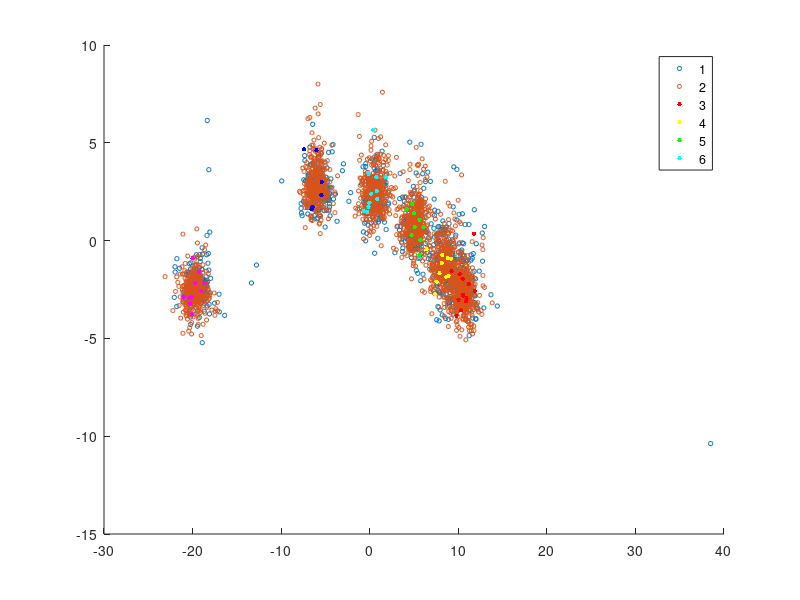

Write MATLAB code to recreate this figure. (Note: this script raises an error after producing the figure.)
% 8DOF data visual example
% Code written by Lawrence Bull
clearvars
close all; clc;
addpath('MoChen_logPdf') % add Mo Chen's log pdf code

%% load training and test data
load('data.mat') % the simulated data from the MSSP paper
% x, y -> training data
% x_test, y_test -> test data


Y = unique(y); % label space
% split into labelled unlabelled sets
N = size(x,1);
n = floor(.03*N); % no# labelled data (3 % of training data)
m = size(x,1) - n; % no# of unlabelled data
idx = sort(randperm(N,n));
x_l = x(idx,:); % labelled observations
y_l = y(idx,:);
x_u = x(setdiff(1:N, idx),:); % unlabelled observations (hidden labels)
% y_u = y(setdiff(1:N, idx));
k = length(unique(Y));

figure(1);
CLR = hsv(k);
% plot the labelled/unlabelled/test subsets
% labelled data - colour markers
% unlabelled data - black markers
% test data - (small) red markers
s0 = scatter(x_test(:,1), x_test(:,2), 10, 'r.');
hold on;
s1 = scatter(x_u(:,1),x_u(:,2),9,'k.');
% hold on;
s2 = gscatter(x_l(:,1),x_l(:,2),y_l, CLR,'.',10);
legend([s2;s1;s0], ...
    {'1','2','3','4','5','6', '{x}_{u,i}','{x}^*_i'},...
    'location', 'northoutside', 'orientation', 'horizontal', 'box','off');
xlim([-25 15]);ylim([-12 12]);
xlabel('x_i^{(1)}');ylabel('x_i^{(2)}')
hold off;

%% learn the classifier given the labelled data only

[mu_n, k_n, v_n, S_n, lamda, SigMAP, muMAP] = BCMG_train(x_l, y_l);
% plot the model given the supervised data *only*
figure(2);
s1 = gscatter(x_l(:,1),x_l(:,2),y_l,CLR,'.',10); hold on; % labelled data
% plot the ellipses
for i = 1:k
    plot_clusters(muMAP(i,:), SigMAP(:,:,i))
end
plot_clusters2([0,0], eye(2)) % plot the prior
hold off;
legend(s1, {'1','2','3','4','5','6'},...
    'location', 'northoutside', 'orientation', 'horizontal','box','off');
xlim([-25 15]);ylim([-12 12]);
xlabel('x_i^{(1)}');ylabel('x_i^{(2)}')
hold off;

% predict
[y_pred] = BCMG_predict(x_test, mu_n, k_n, v_n, S_n, lamda);
% accuracy
acc1 = sum(y_pred == y_test)/size(y_test,1);
fprintf('supervised accuracy: %.2f\n', acc1)

%% update GMM using the unlabelled data

[mu_nu, k_nu, v_nu, S_nu, lamda_u, Sig_MAP, mu_MAP, log_lik] = ...
    GMM_EMupdate(x_u, x_l, y_l, mu_n, k_n, v_n, S_n, lamda, SigMAP, muMAP);
%
figure(3) % check the log-likelihood increased during training
scatter(1:length(log_lik), log_lik,'.')
xlabel('iteration'); ylabel('log likelihood')

% plot the model given the semi-supervised dataset
% labelled *and* unlabelled data
figure(4);
su=scatter(x_u(:,1),x_u(:,2),20,'k.'); hold on;  % unlabelled data
sl=gscatter(x_l(:,1),x_l(:,2),y_l,CLR,'.',10); hold on; % labelled data
su.MarkerEdgeAlpha = 0.5;
% plot the ellipses
theta = 0:0.1:2*pi;
for i = 1:k
    plot_clusters(mu_MAP(i,:), Sig_MAP(:,:,i))
end
plot_clusters2([0,0], eye(2)) % plot the prior
hold off;
legend([sl;su], {'1','2','3','4','5','6','{x}_{ui}'},...
    'location', 'northoutside', 'orientation', 'horizontal','box','off');
xlim([-25 15]);ylim([-12 12]);
xlabel('x_i^{(1)}');ylabel('x_i^{(2)}')
hold off;

% predict
[y_pred] = BCMG_predict(x_test, mu_nu, k_nu, v_nu, S_nu, lamda_u);
% accuracy
acc2 = sum(y_pred == y_test)/size(y_test,1);
fprintf('semi-supervised accuracy: %.2f\n', acc2)

% performance increase through semi-supervised learning
% accuracy
fprintf('accuracy increase: %.2f%%\n', 100*(acc2-acc1))

